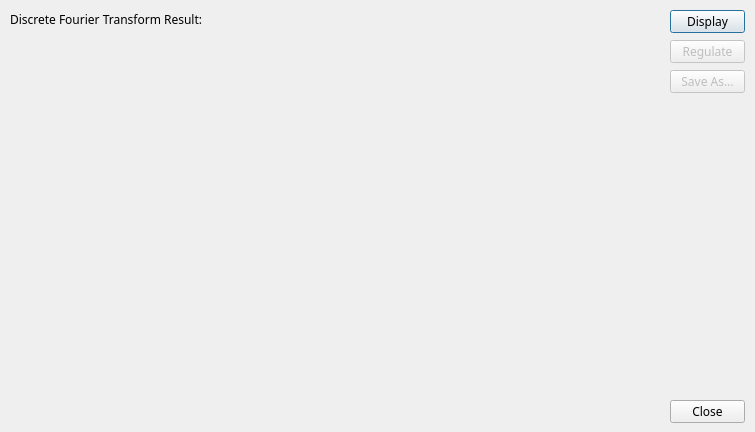
<?xml version="1.0" encoding="UTF-8"?>
<ui version="4.0">
 <class>FFTDialog</class>
 <widget class="QDialog" name="FFTDialog">
  <property name="geometry">
   <rect>
    <x>0</x>
    <y>0</y>
    <width>755</width>
    <height>432</height>
   </rect>
  </property>
  <property name="font">
   <font>
    <family>微软雅黑</family>
   </font>
  </property>
  <property name="windowTitle">
   <string>Dialog</string>
  </property>
  <widget class="QWidget" name="verticalLayoutWidget">
   <property name="geometry">
    <rect>
     <x>10</x>
     <y>10</y>
     <width>651</width>
     <height>411</height>
    </rect>
   </property>
   <layout class="QVBoxLayout" name="verticalLayout" stretch="5,100">
    <item>
     <widget class="QLabel" name="label">
      <property name="text">
       <string>Discrete Fourier Transform Result:</string>
      </property>
     </widget>
    </item>
    <item>
     <widget class="DFTWidget" name="DFTView" native="true"/>
    </item>
   </layout>
  </widget>
  <widget class="QPushButton" name="displayButton">
   <property name="geometry">
    <rect>
     <x>670</x>
     <y>10</y>
     <width>75</width>
     <height>23</height>
    </rect>
   </property>
   <property name="text">
    <string>Display</string>
   </property>
  </widget>
  <widget class="QPushButton" name="closeButton">
   <property name="geometry">
    <rect>
     <x>670</x>
     <y>400</y>
     <width>75</width>
     <height>23</height>
    </rect>
   </property>
   <property name="text">
    <string>Close</string>
   </property>
  </widget>
  <widget class="QPushButton" name="saveButton">
   <property name="enabled">
    <bool>false</bool>
   </property>
   <property name="geometry">
    <rect>
     <x>670</x>
     <y>70</y>
     <width>75</width>
     <height>23</height>
    </rect>
   </property>
   <property name="text">
    <string>Save As...</string>
   </property>
  </widget>
  <widget class="QPushButton" name="regButton">
   <property name="enabled">
    <bool>false</bool>
   </property>
   <property name="geometry">
    <rect>
     <x>670</x>
     <y>40</y>
     <width>75</width>
     <height>23</height>
    </rect>
   </property>
   <property name="text">
    <string>Regulate</string>
   </property>
  </widget>
 </widget>
 <customwidgets>
  <customwidget>
   <class>DFTWidget</class>
   <extends>QWidget</extends>
   <header>dftwidget.h</header>
   <slots>
    <slot>displayDFT()</slot>
    <slot>saveDFT()</slot>
    <slot>regDFT()</slot>
   </slots>
  </customwidget>
 </customwidgets>
 <resources/>
 <connections>
  <connection>
   <sender>displayButton</sender>
   <signal>clicked()</signal>
   <receiver>DFTView</receiver>
   <slot>displayDFT()</slot>
   <hints>
    <hint type="sourcelabel">
     <x>697</x>
     <y>21</y>
    </hint>
    <hint type="destinationlabel">
     <x>330</x>
     <y>196</y>
    </hint>
   </hints>
  </connection>
  <connection>
   <sender>closeButton</sender>
   <signal>clicked()</signal>
   <receiver>FFTDialog</receiver>
   <slot>accept()</slot>
   <hints>
    <hint type="sourcelabel">
     <x>697</x>
     <y>51</y>
    </hint>
    <hint type="destinationlabel">
     <x>371</x>
     <y>185</y>
    </hint>
   </hints>
  </connection>
  <connection>
   <sender>saveButton</sender>
   <signal>clicked()</signal>
   <receiver>DFTView</receiver>
   <slot>saveDFT()</slot>
   <hints>
    <hint type="sourcelabel">
     <x>707</x>
     <y>51</y>
    </hint>
    <hint type="destinationlabel">
     <x>335</x>
     <y>227</y>
    </hint>
   </hints>
  </connection>
  <connection>
   <sender>regButton</sender>
   <signal>clicked()</signal>
   <receiver>DFTView</receiver>
   <slot>regDFT()</slot>
   <hints>
    <hint type="sourcelabel">
     <x>707</x>
     <y>51</y>
    </hint>
    <hint type="destinationlabel">
     <x>335</x>
     <y>227</y>
    </hint>
   </hints>
  </connection>
 </connections>
</ui>
